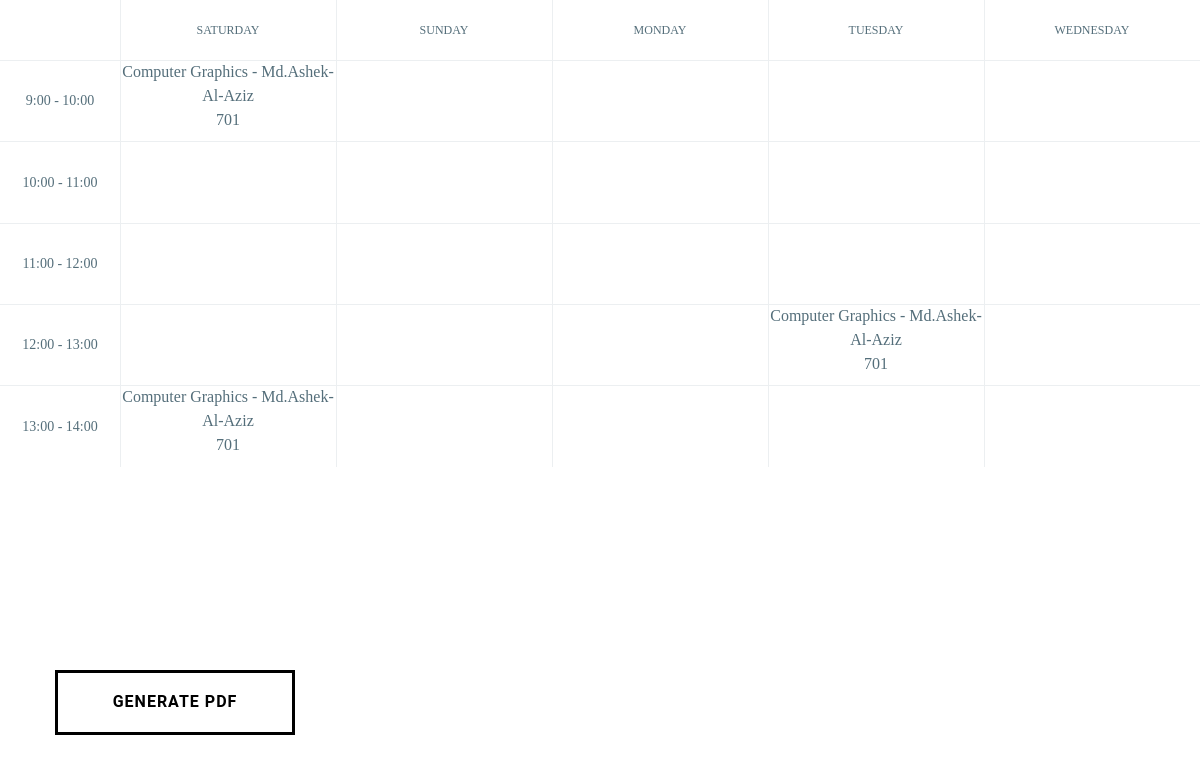
/timetable/B12/ (signed in), run on the app's committed database.
### timetableapp/models.py (models this page shows, shortened)
class Course(models.Model):
    COURSE_TYPE = (
        ('Theory', 'Theory'),
        ('Lab', 'Lab')
    )
    course_id = models.CharField(max_length=1000, primary_key=True)
    course_name = models.CharField(max_length=1000, null=True)
    course_type = models.CharField(
        max_length=200, null=True, choices=COURSE_TYPE)
    credit_hours = models.IntegerField(null=True)
    contact_hours = models.IntegerField(null=True)

class Professor(models.Model):
    professor_id = models.CharField(max_length=2000, primary_key=True)
    professor_name = models.CharField(max_length=2000, null=True)
    working_hours = models.IntegerField(null=True)
    available_hours = models.IntegerField(null=True)

class Activity(models.Model):
    ACTIVITY_TYPE = (
        ('Fixed', 'Fixed'),
        ('Replaceable', 'Replaceable')
    )
    activity_id = models.CharField(max_length=2000, primary_key=True)
    activity_type = models.CharField(
        max_length=2000, null=True, choices=ACTIVITY_TYPE)
    class_id = models.CharField(max_length=2000, null=True)
    classroom_id = models.CharField(max_length=2000, null=True)
    course_id = models.CharField(max_length=2000, null=True)
    professor_id = models.CharField(max_length=2000, null=True)
    day = models.CharField(max_length=2000, null=True)
    start_time = models.PositiveIntegerField(null=True)
    end_time = models.PositiveIntegerField(null=True)

### timetableapp/views.py (the view)
# urls.py: path('timetable/<str:id>/', views.TimeTableView, name='timetable'),
@login_required(login_url='login')
def TimeTableView(request, id):
    try:
        section = Class.objects.get(class_id=id)
        courses = Course.objects.all()
        professors = Professor.objects.all()
        activities = Activity.objects.filter(class_id=id)
        rooms = Classroom.objects.all()
        time = [0] * (section.end_time - section.start_time)
        time_slot = [''] * (section.end_time - section.start_time)
        for x in range(0, len(time)):
            time_slot[x] = str(section.start_time + x) + \
                ':00 - ' + str(section.start_time + x + 1) + ':00'
            time[x] = section.start_time + x
        context_1 = {'section': section, 'courses': courses, 'professors': professors, 'rooms': rooms,
                     'activities': activities, 'time': time, 'time_slot': time_slot}
        return render(request, 'timetableapp/TimeTable.html', context_1)
    except Class.DoesNotExist:
        messages.error(request, 'Activity does not exist')
        sections = Class.objects.all()
        context_2 = {'sections': sections}
        return render(request, 'timetableapp/ClassTable.html', context_2)

### timetableapp/templates/timetableapp/TimeTable.html (shortened to what this page needs)
<!DOCTYPE html>
<html lang="en">
<head>
    {% load static %}
	<link href="{% static 'css/style.css' %}" rel="stylesheet">
    <link href="{% static 'css/tables.css' %}" rel="stylesheet">
    <link href="{% static 'css/add.css' %}" rel="stylesheet">
    <link rel="stylesheet" href="https://maxcdn.bootstrapcdn.com/bootstrap/4.5.0/css/bootstrap.min.css">
    <link rel="stylesheet" href="https://stackpath.bootstrapcdn.com/font-awesome/4.7.0/css/font-awesome.min.css">
    <link rel="stylesheet" src="extensions/sticky-header/bootstrap-table-sticky-header.css">
</head>
<body>
<div class="timetable" id="pdftimetable">
    <div class="week-names">
      {% for day in section.week_day %}
        <div>{{day}}</div>
      {% endfor %}
    </div>
    <div class="time-interval">
      {% for x in time_slot %}
        <div>{{x}}</div>
      {% endfor %}
    </div>
    <div class="content">
      {% for x in time %}
        {% for day in section.week_day %}
          <div>
            {% for activity in activities %}
              {% for course in courses %}
                {% if activity.course_id == course.course_id %}
                  {% if activity.day == day %}
                    {% if  x == activity.start_time %}
                    <p style="text-align:center; margin:0 !important; padding:0 !important">{{course.course_name}} -
                    {% endif %}
                  {% endif %}
                {% endif %}
              {% endfor %}
            {% endfor %}
            {% for activity in activities %}
              {% for professor in professors %}
                {% if activity.professor_id == professor.professor_id %}
                  {% if activity.day == day %}
                    {% if  x == activity.start_time %}
                      {{professor.professor_name}}
                    {% endif %}
                  {% endif %}
                {% endif %}
              {% endfor %}
            {% endfor %}
            <br>
            {% for activity in activities %}
                  {% if activity.day == day %}
                    {% if  x == activity.start_time %}
                      {{activity.classroom_id}}
                    {% endif %}
                  {% endif %}
            {% endfor %}
           </p>
          </div>
        {% endfor %}
      {% endfor %}
</div>
<div id="editor"></div>
<button id="cmd" class="button">generate PDF</button>
</body>
</html>

### static/css/style.css (style rules this page uses)
.button { width: 240px ; height: 65px ; font-family: Roboto, sans-serif; text-transform: uppercase; letter-spacing: 1px; font-weight: bolder; color: black ; text-align: center; background: none; margin-left: 55px; margin-right: -30px; margin-top: 40px; border-color: black ; border-radius: 0 ; border-style: solid; border-width: 3px ; transition: 0.8s; }

### static/css/tables.css (style rules this page uses)
*, *:before, *:after { box-sizing: border-box; }
body { font-family: "Roboto", sans-serif; margin: 0; }

### timetableapp/templates/timetableapp/TimeTable.html (style rules this page uses)
html,body { margin: 0; font-family: "Karla"; color: #546e7a; }
* { box-sizing: border-box; }
.timetable { display: grid; grid-template-areas: ". week" "time content"; grid-template-columns: 120px; grid-template-rows: 60px; width: 100vw; height: 100vh; }
.timetable .week-names { grid-area: week; display: grid; grid-template-columns: repeat(5, 1fr); text-transform: uppercase; font-size: 12px; }
.timetable .week-names > div { display: -webkit-box; display: flex; -webkit-box-align: center; align-items: center; -webkit-box-pack: center; justify-content: center; width: 100%; height: 100%; box-shadow: inset 1px 0 0 #eceff1; }
.timetable .time-interval { grid-area: time; display: grid; grid-template-rows: repeat(7, 1fr); font-size: 14px; }
.timetable .time-interval > div { display: -webkit-box; display: flex; -webkit-box-align: center; align-items: center; -webkit-box-pack: center; justify-content: center; width: 100%; height: 100%; box-shadow: inset 0 1px 0 0 #eceff1; }
.timetable .content { grid-area: content; display: grid; grid-template-rows: repeat(7, 1fr); grid-template-columns: repeat(5, 1fr); }
.timetable .content > div { box-shadow: inset 1px 0 0 #eceff1, inset 0 1px 0 0 #eceff1; }

### data on the page
Activity: classroom_id "701"
Course: course_name "Computer Graphics"
Professor: professor_name "Md.Ashek-Al-Aziz"
Activity: classroom_id "701"
Activity: classroom_id "701"

### other printed values
{{ day }} "SATURDAY" "SUNDAY" "MONDAY" "TUESDAY" "WEDNESDAY"
{{ x }} "9:00 - 10:00" "10:00 - 11:00" "11:00 - 12:00" "12:00 - 13:00" "13:00 - 14:00"
